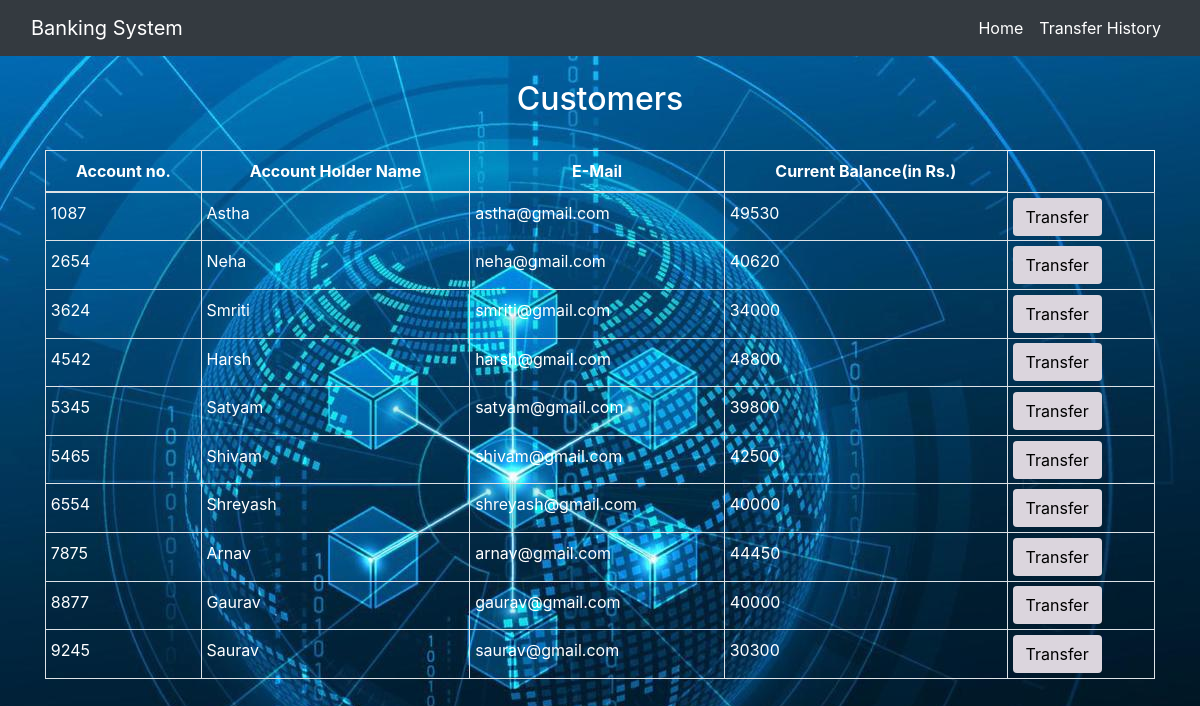
Page /Banking_system/customers.php on the committed database.
### tables this page shows
CREATE TABLE `users` (
  `id` int(3) NOT NULL,
  `name` text NOT NULL,
  `email` varchar(30) NOT NULL,
  `balance` int(8) NOT NULL
);

### Banking_system/customers.php (the view, shortened to what this page needs)
<!DOCTYPE html>
<html lang="en">
<head>
    <link rel="stylesheet" href="https://maxcdn.bootstrapcdn.com/bootstrap/4.0.0/css/bootstrap.min.css">
    <link rel="stylesheet" type="text/css" href="css/text.css">
</head>
<body style="background-image : url(images/2.jpg)">
<nav class="navbar navbar-expand-lg navbar-dark bg-dark">
  <div class="container-fluid">
    <a class="navbar-brand" href="#">Banking System</a>
    <div class="collapse navbar-collapse" id="navbarSupportedContent">
      <ul class="navbar-nav ml-auto">
        <li class="nav-item">
          <a class="nav-link active" aria-current="page" href="index.php">Home</a>
        </li>
        <li class="nav-item">
          <a class="nav-link active" aria-current="page" href="transactions.php">Transfer History</a>
        </li>
      </ul>
    </div>
  </div>
</nav>
<?php
    include 'main.php';
    $sql = "SELECT * FROM users";
    $result = mysqli_query($conn,$sql);
?>
<div class="container">
        <h2 class="text-center pt-4" style="color : white;">Customers</h2>
        <br>
            <div class="row">
                <div class="col">
                    <div class="table-responsive-sm">
                    <table class="table table-hover table-sm table-striped table-condensed table-bordered" style="border-color:white;">
                        <thead style="color : white;">
                            <tr>
                            <th scope="col" class="text-center py-2">Account no.</th>
                            <th scope="col" class="text-center py-2">Account Holder Name</th>
                            <th scope="col" class="text-center py-2">E-Mail</th>
                            <th scope="col" class="text-center py-2">Current Balance(in Rs.)</th>
                            </tr>
                        </thead>
                        <tbody>
                <?php
                    while($rows=mysqli_fetch_assoc($result)){
                ?>
                    <tr style="color : white;">
                        <td class="py-2"><?php echo $rows['id'] ?></td>
                        <td class="py-2"><?php echo $rows['name']?></td>
                        <td class="py-2"><?php echo $rows['email']?></td>
                        <td class="py-2"><?php echo $rows['balance']?></td>
                        <td><a href="userdetail.php?id= <?php echo $rows['id'] ;?>"> <button type="button" class="btn" >Transfer</button></a></td>
                    </tr>
                <?php
                    }
                ?>
                        </tbody>
                    </table>
                    </div>
                </div>
            </div>
         </div>
</body>
</html>

### Banking_system/css/text.css (style rules this page uses)
button { transition: 1.5s; border: #616C6F; }
.btn { background-color : #dbd5dd; }

### rows in the picture
users: id "1087", name "Astha", email "astha@gmail.com", balance "49530"
users: id "2654", name "Neha", email "neha@gmail.com", balance "40620"
users: id "3624", name "Smriti", email "smriti@gmail.com", balance "34000"
users: id "4542", name "Harsh", email "harsh@gmail.com", balance "48800"
users: id "5345", name "Satyam", email "satyam@gmail.com", balance "39800"
users: id "5465", name "Shivam", email "shivam@gmail.com", balance "42500"
users: id "6554", name "Shreyash", email "shreyash@gmail.com", balance "40000"
users: id "7875", name "Arnav", email "arnav@gmail.com", balance "44450"
users: id "8877", name "Gaurav", email "gaurav@gmail.com", balance "40000"
users: id "9245", name "Saurav", email "saurav@gmail.com", balance "30300"
